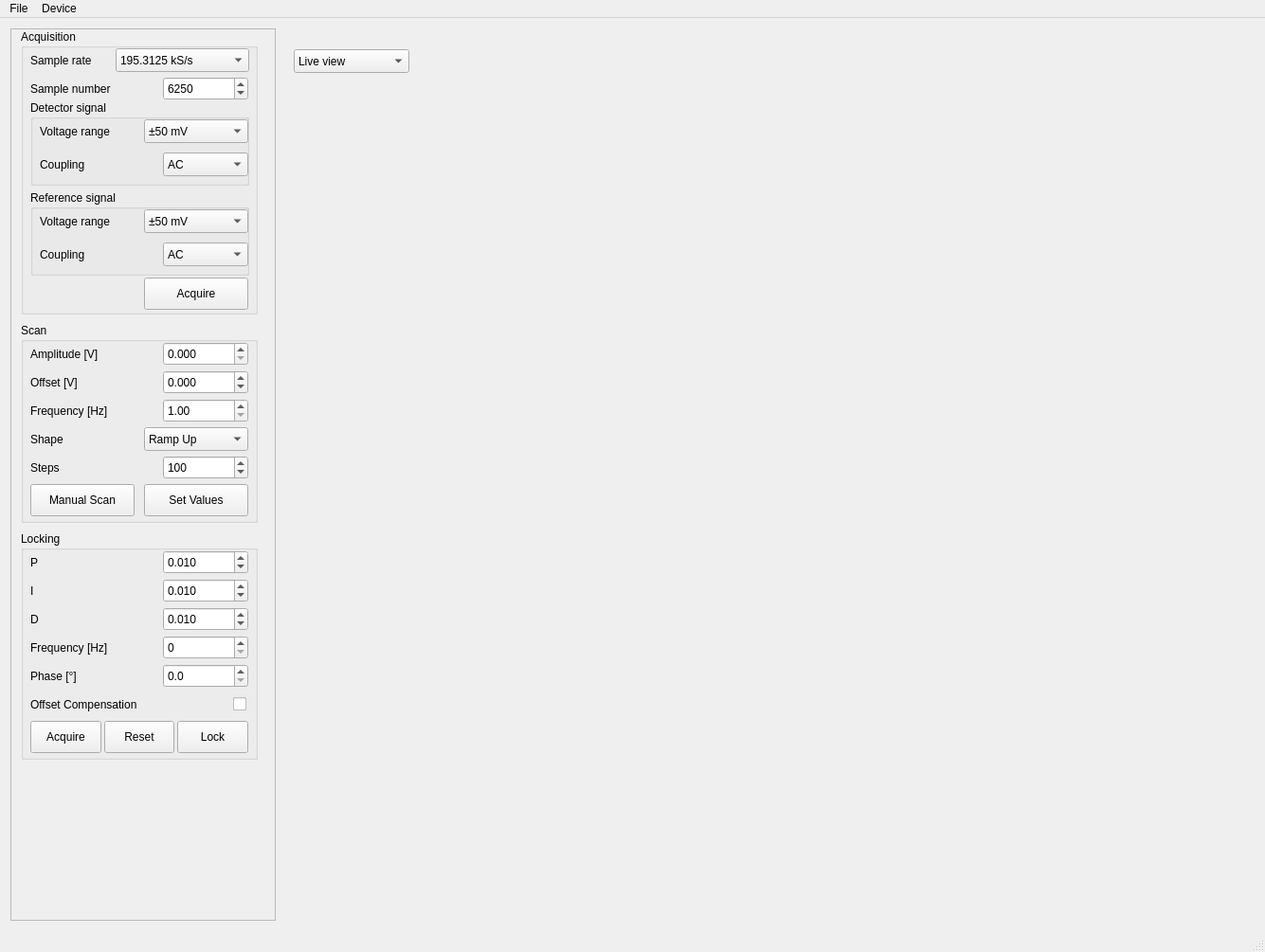
<?xml version="1.0" encoding="UTF-8"?>
<ui version="4.0">
 <class>MainWindow</class>
 <widget class="QMainWindow" name="MainWindow">
  <property name="geometry">
   <rect>
    <x>0</x>
    <y>0</y>
    <width>1335</width>
    <height>1005</height>
   </rect>
  </property>
  <property name="windowTitle">
   <string>MainWindow</string>
  </property>
  <property name="styleSheet">
   <string notr="true"/>
  </property>
  <widget class="QWidget" name="centralWidget">
   <layout class="QHBoxLayout" name="horizontalLayout_2">
    <item>
     <widget class="QScrollArea" name="settingsArea">
      <property name="sizePolicy">
       <sizepolicy hsizetype="Expanding" vsizetype="Expanding">
        <horstretch>0</horstretch>
        <verstretch>0</verstretch>
       </sizepolicy>
      </property>
      <property name="minimumSize">
       <size>
        <width>280</width>
        <height>0</height>
       </size>
      </property>
      <property name="maximumSize">
       <size>
        <width>270</width>
        <height>16777215</height>
       </size>
      </property>
      <property name="frameShadow">
       <enum>QFrame::Raised</enum>
      </property>
      <property name="lineWidth">
       <number>1</number>
      </property>
      <property name="widgetResizable">
       <bool>true</bool>
      </property>
      <widget class="QWidget" name="scrollAreaWidgetContents">
       <property name="geometry">
        <rect>
         <x>0</x>
         <y>0</y>
         <width>278</width>
         <height>916</height>
        </rect>
       </property>
       <property name="sizePolicy">
        <sizepolicy hsizetype="Preferred" vsizetype="Expanding">
         <horstretch>0</horstretch>
         <verstretch>0</verstretch>
        </sizepolicy>
       </property>
       <property name="minimumSize">
        <size>
         <width>250</width>
         <height>685</height>
        </size>
       </property>
       <widget class="QGroupBox" name="ScanBox">
        <property name="geometry">
         <rect>
          <x>10</x>
          <y>310</y>
          <width>250</width>
          <height>211</height>
         </rect>
        </property>
        <property name="title">
         <string>Scan</string>
        </property>
        <widget class="QPushButton" name="scanButton">
         <property name="geometry">
          <rect>
           <x>130</x>
           <y>170</y>
           <width>110</width>
           <height>34</height>
          </rect>
         </property>
         <property name="text">
          <string>Set Values</string>
         </property>
        </widget>
        <widget class="QLabel" name="scanAmplitudeLabel">
         <property name="geometry">
          <rect>
           <x>10</x>
           <y>20</y>
           <width>131</width>
           <height>25</height>
          </rect>
         </property>
         <property name="text">
          <string>Amplitude [V]</string>
         </property>
        </widget>
        <widget class="QLabel" name="scanOffsetLabel">
         <property name="geometry">
          <rect>
           <x>10</x>
           <y>50</y>
           <width>131</width>
           <height>25</height>
          </rect>
         </property>
         <property name="text">
          <string>Offset [V]</string>
         </property>
        </widget>
        <widget class="QLabel" name="scanFrequencyLabel">
         <property name="geometry">
          <rect>
           <x>10</x>
           <y>80</y>
           <width>131</width>
           <height>25</height>
          </rect>
         </property>
         <property name="text">
          <string>Frequency [Hz]</string>
         </property>
        </widget>
        <widget class="QLabel" name="scanWaveformLabel">
         <property name="geometry">
          <rect>
           <x>10</x>
           <y>110</y>
           <width>131</width>
           <height>25</height>
          </rect>
         </property>
         <property name="text">
          <string>Shape</string>
         </property>
        </widget>
        <widget class="QComboBox" name="scanWaveform">
         <property name="geometry">
          <rect>
           <x>130</x>
           <y>110</y>
           <width>110</width>
           <height>25</height>
          </rect>
         </property>
         <property name="minimumSize">
          <size>
           <width>0</width>
           <height>25</height>
          </size>
         </property>
         <property name="currentIndex">
          <number>3</number>
         </property>
         <item>
          <property name="text">
           <string>Sine</string>
          </property>
         </item>
         <item>
          <property name="text">
           <string>Square</string>
          </property>
         </item>
         <item>
          <property name="text">
           <string>Triangle</string>
          </property>
         </item>
         <item>
          <property name="text">
           <string>Ramp Up</string>
          </property>
         </item>
         <item>
          <property name="text">
           <string>Ramp Down</string>
          </property>
         </item>
         <item>
          <property name="text">
           <string>DC Voltage</string>
          </property>
         </item>
        </widget>
        <widget class="QDoubleSpinBox" name="scanAmplitude">
         <property name="geometry">
          <rect>
           <x>150</x>
           <y>20</y>
           <width>90</width>
           <height>25</height>
          </rect>
         </property>
         <property name="decimals">
          <number>3</number>
         </property>
         <property name="singleStep">
          <double>0.500000000000000</double>
         </property>
        </widget>
        <widget class="QDoubleSpinBox" name="scanOffset">
         <property name="geometry">
          <rect>
           <x>150</x>
           <y>50</y>
           <width>90</width>
           <height>25</height>
          </rect>
         </property>
         <property name="decimals">
          <number>3</number>
         </property>
         <property name="minimum">
          <double>-2.000000000000000</double>
         </property>
         <property name="maximum">
          <double>2.000000000000000</double>
         </property>
         <property name="singleStep">
          <double>0.100000000000000</double>
         </property>
        </widget>
        <widget class="QDoubleSpinBox" name="scanFrequency">
         <property name="geometry">
          <rect>
           <x>150</x>
           <y>80</y>
           <width>90</width>
           <height>25</height>
          </rect>
         </property>
         <property name="minimum">
          <double>1.000000000000000</double>
         </property>
         <property name="maximum">
          <double>10000.000000000000000</double>
         </property>
         <property name="singleStep">
          <double>10.000000000000000</double>
         </property>
         <property name="value">
          <double>1.000000000000000</double>
         </property>
        </widget>
        <widget class="QPushButton" name="scanButtonManual">
         <property name="geometry">
          <rect>
           <x>10</x>
           <y>170</y>
           <width>110</width>
           <height>34</height>
          </rect>
         </property>
         <property name="text">
          <string>Manual Scan</string>
         </property>
        </widget>
        <widget class="QLabel" name="scanStepsLabel">
         <property name="geometry">
          <rect>
           <x>10</x>
           <y>140</y>
           <width>131</width>
           <height>25</height>
          </rect>
         </property>
         <property name="text">
          <string>Steps</string>
         </property>
        </widget>
        <widget class="QSpinBox" name="scanSteps">
         <property name="geometry">
          <rect>
           <x>150</x>
           <y>140</y>
           <width>90</width>
           <height>25</height>
          </rect>
         </property>
         <property name="minimum">
          <number>1</number>
         </property>
         <property name="maximum">
          <number>500</number>
         </property>
         <property name="value">
          <number>100</number>
         </property>
        </widget>
       </widget>
       <widget class="QGroupBox" name="LockingBox">
        <property name="geometry">
         <rect>
          <x>10</x>
          <y>530</y>
          <width>250</width>
          <height>241</height>
         </rect>
        </property>
        <property name="title">
         <string>Locking</string>
        </property>
        <widget class="QLabel" name="derivativeLabel">
         <property name="geometry">
          <rect>
           <x>10</x>
           <y>80</y>
           <width>131</width>
           <height>25</height>
          </rect>
         </property>
         <property name="text">
          <string>D</string>
         </property>
        </widget>
        <widget class="QLabel" name="proportionalLabel">
         <property name="geometry">
          <rect>
           <x>10</x>
           <y>20</y>
           <width>131</width>
           <height>25</height>
          </rect>
         </property>
         <property name="text">
          <string>P</string>
         </property>
        </widget>
        <widget class="QLabel" name="integralLabel">
         <property name="geometry">
          <rect>
           <x>10</x>
           <y>50</y>
           <width>131</width>
           <height>25</height>
          </rect>
         </property>
         <property name="text">
          <string>I</string>
         </property>
        </widget>
        <widget class="QPushButton" name="lockButton">
         <property name="geometry">
          <rect>
           <x>165</x>
           <y>200</y>
           <width>75</width>
           <height>34</height>
          </rect>
         </property>
         <property name="text">
          <string>Lock</string>
         </property>
        </widget>
        <widget class="QDoubleSpinBox" name="proportionalTerm">
         <property name="geometry">
          <rect>
           <x>150</x>
           <y>20</y>
           <width>90</width>
           <height>25</height>
          </rect>
         </property>
         <property name="decimals">
          <number>3</number>
         </property>
         <property name="minimum">
          <double>-1.000000000000000</double>
         </property>
         <property name="maximum">
          <double>1.000000000000000</double>
         </property>
         <property name="singleStep">
          <double>0.005000000000000</double>
         </property>
         <property name="value">
          <double>0.010000000000000</double>
         </property>
        </widget>
        <widget class="QDoubleSpinBox" name="integralTerm">
         <property name="geometry">
          <rect>
           <x>150</x>
           <y>50</y>
           <width>90</width>
           <height>25</height>
          </rect>
         </property>
         <property name="decimals">
          <number>3</number>
         </property>
         <property name="minimum">
          <double>-1.000000000000000</double>
         </property>
         <property name="maximum">
          <double>1.000000000000000</double>
         </property>
         <property name="singleStep">
          <double>0.005000000000000</double>
         </property>
         <property name="value">
          <double>0.010000000000000</double>
         </property>
        </widget>
        <widget class="QDoubleSpinBox" name="derivativeTerm">
         <property name="geometry">
          <rect>
           <x>150</x>
           <y>80</y>
           <width>90</width>
           <height>25</height>
          </rect>
         </property>
         <property name="decimals">
          <number>3</number>
         </property>
         <property name="minimum">
          <double>-1.000000000000000</double>
         </property>
         <property name="maximum">
          <double>1.000000000000000</double>
         </property>
         <property name="singleStep">
          <double>0.005000000000000</double>
         </property>
         <property name="value">
          <double>0.010000000000000</double>
         </property>
        </widget>
        <widget class="QPushButton" name="acquireLockButton">
         <property name="geometry">
          <rect>
           <x>10</x>
           <y>200</y>
           <width>75</width>
           <height>34</height>
          </rect>
         </property>
         <property name="text">
          <string>Acquire</string>
         </property>
        </widget>
        <widget class="QDoubleSpinBox" name="frequency">
         <property name="geometry">
          <rect>
           <x>150</x>
           <y>110</y>
           <width>90</width>
           <height>25</height>
          </rect>
         </property>
         <property name="decimals">
          <number>0</number>
         </property>
         <property name="minimum">
          <double>0.000000000000000</double>
         </property>
         <property name="maximum">
          <double>100000.000000000000000</double>
         </property>
         <property name="singleStep">
          <double>10.000000000000000</double>
         </property>
         <property name="value">
          <double>0.000000000000000</double>
         </property>
        </widget>
        <widget class="QLabel" name="frequencyLabel">
         <property name="geometry">
          <rect>
           <x>10</x>
           <y>110</y>
           <width>131</width>
           <height>25</height>
          </rect>
         </property>
         <property name="text">
          <string>Frequency [Hz]</string>
         </property>
        </widget>
        <widget class="QPushButton" name="resetLockButton">
         <property name="geometry">
          <rect>
           <x>88</x>
           <y>200</y>
           <width>74</width>
           <height>34</height>
          </rect>
         </property>
         <property name="text">
          <string>Reset</string>
         </property>
        </widget>
        <widget class="QDoubleSpinBox" name="phase">
         <property name="geometry">
          <rect>
           <x>150</x>
           <y>140</y>
           <width>90</width>
           <height>25</height>
          </rect>
         </property>
         <property name="decimals">
          <number>1</number>
         </property>
         <property name="minimum">
          <double>0.000000000000000</double>
         </property>
         <property name="maximum">
          <double>360.000000000000000</double>
         </property>
         <property name="singleStep">
          <double>1.000000000000000</double>
         </property>
         <property name="value">
          <double>0.000000000000000</double>
         </property>
        </widget>
        <widget class="QLabel" name="phaseLabel">
         <property name="geometry">
          <rect>
           <x>10</x>
           <y>140</y>
           <width>131</width>
           <height>25</height>
          </rect>
         </property>
         <property name="text">
          <string>Phase [°]</string>
         </property>
        </widget>
        <widget class="QCheckBox" name="offsetCheckBox">
         <property name="enabled">
          <bool>true</bool>
         </property>
         <property name="geometry">
          <rect>
           <x>218</x>
           <y>170</y>
           <width>20</width>
           <height>25</height>
          </rect>
         </property>
         <property name="layoutDirection">
          <enum>Qt::RightToLeft</enum>
         </property>
         <property name="text">
          <string/>
         </property>
        </widget>
        <widget class="QLabel" name="offsetLabel">
         <property name="geometry">
          <rect>
           <x>10</x>
           <y>170</y>
           <width>161</width>
           <height>25</height>
          </rect>
         </property>
         <property name="text">
          <string>Offset Compensation</string>
         </property>
        </widget>
       </widget>
       <widget class="QGroupBox" name="AcquisitionBox">
        <property name="geometry">
         <rect>
          <x>10</x>
          <y>0</y>
          <width>250</width>
          <height>301</height>
         </rect>
        </property>
        <property name="title">
         <string>Acquisition</string>
        </property>
        <widget class="QPushButton" name="acquisitionButton">
         <property name="geometry">
          <rect>
           <x>130</x>
           <y>262</y>
           <width>110</width>
           <height>34</height>
          </rect>
         </property>
         <property name="text">
          <string>Acquire</string>
         </property>
        </widget>
        <widget class="QLabel" name="sampleRateLabel">
         <property name="geometry">
          <rect>
           <x>10</x>
           <y>20</y>
           <width>131</width>
           <height>25</height>
          </rect>
         </property>
         <property name="text">
          <string>Sample rate</string>
         </property>
        </widget>
        <widget class="QLabel" name="sampleNumberLabel">
         <property name="geometry">
          <rect>
           <x>10</x>
           <y>50</y>
           <width>131</width>
           <height>25</height>
          </rect>
         </property>
         <property name="text">
          <string>Sample number</string>
         </property>
        </widget>
        <widget class="QGroupBox" name="chA">
         <property name="geometry">
          <rect>
           <x>10</x>
           <y>75</y>
           <width>231</width>
           <height>90</height>
          </rect>
         </property>
         <property name="title">
          <string>Detector signal</string>
         </property>
         <widget class="QLabel" name="chARangeLabel">
          <property name="geometry">
           <rect>
            <x>10</x>
            <y>20</y>
            <width>131</width>
            <height>25</height>
           </rect>
          </property>
          <property name="text">
           <string>Voltage range</string>
          </property>
         </widget>
         <widget class="QLabel" name="chACouplingLabel">
          <property name="geometry">
           <rect>
            <x>10</x>
            <y>55</y>
            <width>131</width>
            <height>25</height>
           </rect>
          </property>
          <property name="text">
           <string>Coupling</string>
          </property>
         </widget>
         <widget class="QComboBox" name="chACoupling">
          <property name="geometry">
           <rect>
            <x>140</x>
            <y>55</y>
            <width>90</width>
            <height>25</height>
           </rect>
          </property>
          <item>
           <property name="text">
            <string>AC</string>
           </property>
          </item>
          <item>
           <property name="text">
            <string>DC</string>
           </property>
          </item>
         </widget>
         <widget class="QComboBox" name="chARange">
          <property name="geometry">
           <rect>
            <x>120</x>
            <y>20</y>
            <width>110</width>
            <height>25</height>
           </rect>
          </property>
          <item>
           <property name="text">
            <string>±50 mV</string>
           </property>
          </item>
          <item>
           <property name="text">
            <string>±100 mV</string>
           </property>
          </item>
          <item>
           <property name="text">
            <string>±200 mV</string>
           </property>
          </item>
          <item>
           <property name="text">
            <string>±500 mV</string>
           </property>
          </item>
          <item>
           <property name="text">
            <string>±1 V</string>
           </property>
          </item>
          <item>
           <property name="text">
            <string>±2 V</string>
           </property>
          </item>
          <item>
           <property name="text">
            <string>±5 V</string>
           </property>
          </item>
          <item>
           <property name="text">
            <string>±10 V</string>
           </property>
          </item>
          <item>
           <property name="text">
            <string>±20 V</string>
           </property>
          </item>
          <item>
           <property name="text">
            <string>Auto</string>
           </property>
          </item>
          <item>
           <property name="text">
            <string>Off</string>
           </property>
          </item>
         </widget>
        </widget>
        <widget class="QGroupBox" name="chB">
         <property name="geometry">
          <rect>
           <x>10</x>
           <y>170</y>
           <width>231</width>
           <height>90</height>
          </rect>
         </property>
         <property name="title">
          <string>Reference signal</string>
         </property>
         <widget class="QLabel" name="chBRangeLabel">
          <property name="geometry">
           <rect>
            <x>10</x>
            <y>20</y>
            <width>131</width>
            <height>25</height>
           </rect>
          </property>
          <property name="text">
           <string>Voltage range</string>
          </property>
         </widget>
         <widget class="QLabel" name="chBCouplingLabel">
          <property name="geometry">
           <rect>
            <x>10</x>
            <y>55</y>
            <width>131</width>
            <height>25</height>
           </rect>
          </property>
          <property name="text">
           <string>Coupling</string>
          </property>
         </widget>
         <widget class="QComboBox" name="chBCoupling">
          <property name="geometry">
           <rect>
            <x>140</x>
            <y>55</y>
            <width>90</width>
            <height>25</height>
           </rect>
          </property>
          <item>
           <property name="text">
            <string>AC</string>
           </property>
          </item>
          <item>
           <property name="text">
            <string>DC</string>
           </property>
          </item>
         </widget>
         <widget class="QComboBox" name="chBRange">
          <property name="geometry">
           <rect>
            <x>120</x>
            <y>20</y>
            <width>110</width>
            <height>25</height>
           </rect>
          </property>
          <item>
           <property name="text">
            <string>±50 mV</string>
           </property>
          </item>
          <item>
           <property name="text">
            <string>±100 mV</string>
           </property>
          </item>
          <item>
           <property name="text">
            <string>±200 mV</string>
           </property>
          </item>
          <item>
           <property name="text">
            <string>±500 mV</string>
           </property>
          </item>
          <item>
           <property name="text">
            <string>±1 V</string>
           </property>
          </item>
          <item>
           <property name="text">
            <string>±2 V</string>
           </property>
          </item>
          <item>
           <property name="text">
            <string>±5 V</string>
           </property>
          </item>
          <item>
           <property name="text">
            <string>±10 V</string>
           </property>
          </item>
          <item>
           <property name="text">
            <string>±20 V</string>
           </property>
          </item>
          <item>
           <property name="text">
            <string>Auto</string>
           </property>
          </item>
          <item>
           <property name="text">
            <string>Off</string>
           </property>
          </item>
         </widget>
        </widget>
        <widget class="QSpinBox" name="sampleNumber">
         <property name="geometry">
          <rect>
           <x>150</x>
           <y>50</y>
           <width>90</width>
           <height>25</height>
          </rect>
         </property>
         <property name="minimum">
          <number>1</number>
         </property>
         <property name="maximum">
          <number>16000</number>
         </property>
         <property name="value">
          <number>6250</number>
         </property>
        </widget>
        <widget class="QComboBox" name="sampleRate">
         <property name="geometry">
          <rect>
           <x>100</x>
           <y>20</y>
           <width>141</width>
           <height>25</height>
          </rect>
         </property>
         <property name="currentIndex">
          <number>10</number>
         </property>
         <item>
          <property name="text">
           <string>200 MS/s</string>
          </property>
         </item>
         <item>
          <property name="text">
           <string>100 MS/s</string>
          </property>
         </item>
         <item>
          <property name="text">
           <string>50 MS/s</string>
          </property>
         </item>
         <item>
          <property name="text">
           <string>25 MS/s</string>
          </property>
         </item>
         <item>
          <property name="text">
           <string>12.5 MS/s</string>
          </property>
         </item>
         <item>
          <property name="text">
           <string>6.25 MS/s</string>
          </property>
         </item>
         <item>
          <property name="text">
           <string>3.125 MS/s</string>
          </property>
         </item>
         <item>
          <property name="text">
           <string>1562.5 kS/s</string>
          </property>
         </item>
         <item>
          <property name="text">
           <string>781.25 kS/s</string>
          </property>
         </item>
         <item>
          <property name="text">
           <string>390.625 kS/s</string>
          </property>
         </item>
         <item>
          <property name="text">
           <string>195.3125 kS/s</string>
          </property>
         </item>
        </widget>
       </widget>
      </widget>
     </widget>
    </item>
    <item>
     <widget class="QWidget" name="plottingArea" native="true">
      <property name="minimumSize">
       <size>
        <width>700</width>
        <height>600</height>
       </size>
      </property>
      <layout class="QVBoxLayout" name="verticalLayout">
       <property name="leftMargin">
        <number>13</number>
       </property>
       <item>
        <widget class="QWidget" name="widget_2" native="true">
         <property name="sizePolicy">
          <sizepolicy hsizetype="Preferred" vsizetype="Fixed">
           <horstretch>0</horstretch>
           <verstretch>0</verstretch>
          </sizepolicy>
         </property>
         <property name="minimumSize">
          <size>
           <width>200</width>
           <height>50</height>
          </size>
         </property>
         <property name="maximumSize">
          <size>
           <width>16777215</width>
           <height>50</height>
          </size>
         </property>
         <layout class="QHBoxLayout" name="horizontalLayout">
          <property name="leftMargin">
           <number>0</number>
          </property>
          <property name="topMargin">
           <number>8</number>
          </property>
          <property name="rightMargin">
           <number>0</number>
          </property>
          <item>
           <widget class="QComboBox" name="selectDisplay">
            <property name="minimumSize">
             <size>
              <width>0</width>
              <height>25</height>
             </size>
            </property>
            <item>
             <property name="text">
              <string>Live view</string>
             </property>
            </item>
            <item>
             <property name="text">
              <string>Locking view</string>
             </property>
            </item>
            <item>
             <property name="text">
              <string>Single scan view</string>
             </property>
            </item>
           </widget>
          </item>
          <item>
           <spacer name="horizontalSpacer">
            <property name="orientation">
             <enum>Qt::Horizontal</enum>
            </property>
            <property name="sizeType">
             <enum>QSizePolicy::Expanding</enum>
            </property>
            <property name="sizeHint" stdset="0">
             <size>
              <width>677</width>
              <height>20</height>
             </size>
            </property>
           </spacer>
          </item>
         </layout>
        </widget>
       </item>
       <item>
        <widget class="QtCharts::QChartView" name="plotAxes" native="true">
         <property name="minimumSize">
          <size>
           <width>700</width>
           <height>400</height>
          </size>
         </property>
        </widget>
       </item>
      </layout>
     </widget>
    </item>
   </layout>
  </widget>
  <widget class="QMenuBar" name="menuBar">
   <property name="geometry">
    <rect>
     <x>0</x>
     <y>0</y>
     <width>1335</width>
     <height>31</height>
    </rect>
   </property>
   <widget class="QMenu" name="menuFiles">
    <property name="title">
     <string>File</string>
    </property>
    <addaction name="actionSave"/>
    <addaction name="actionSave_As"/>
    <addaction name="separator"/>
    <addaction name="actionQuit"/>
   </widget>
   <widget class="QMenu" name="menuDevice">
    <property name="title">
     <string>Device</string>
    </property>
    <addaction name="actionConnect"/>
    <addaction name="actionDisconnect"/>
    <addaction name="actionSettings"/>
    <addaction name="separator"/>
    <addaction name="actionConnect_Piezo"/>
    <addaction name="actionDisconnect_Piezo"/>
   </widget>
   <addaction name="menuFiles"/>
   <addaction name="menuDevice"/>
  </widget>
  <widget class="QStatusBar" name="statusBar"/>
  <action name="actionSave">
   <property name="text">
    <string>Save</string>
   </property>
  </action>
  <action name="actionSave_As">
   <property name="text">
    <string>Save As</string>
   </property>
  </action>
  <action name="actionQuit">
   <property name="text">
    <string>Quit</string>
   </property>
  </action>
  <action name="actionConnect">
   <property name="text">
    <string>Connect</string>
   </property>
  </action>
  <action name="actionDisconnect">
   <property name="enabled">
    <bool>false</bool>
   </property>
   <property name="text">
    <string>Disconnect</string>
   </property>
  </action>
  <action name="actionSettings">
   <property name="text">
    <string>Settings</string>
   </property>
  </action>
  <action name="actionConnect_Piezo">
   <property name="text">
    <string>Connect Piezo</string>
   </property>
  </action>
  <action name="actionDisconnect_Piezo">
   <property name="text">
    <string>Disconnect Piezo</string>
   </property>
  </action>
 </widget>
 <layoutdefault spacing="6" margin="11"/>
 <customwidgets>
  <customwidget>
   <class>QtCharts::QChartView</class>
   <extends>QWidget</extends>
   <header location="global">QtCharts/QChartView</header>
   <container>1</container>
  </customwidget>
 </customwidgets>
 <resources/>
 <connections/>
</ui>
